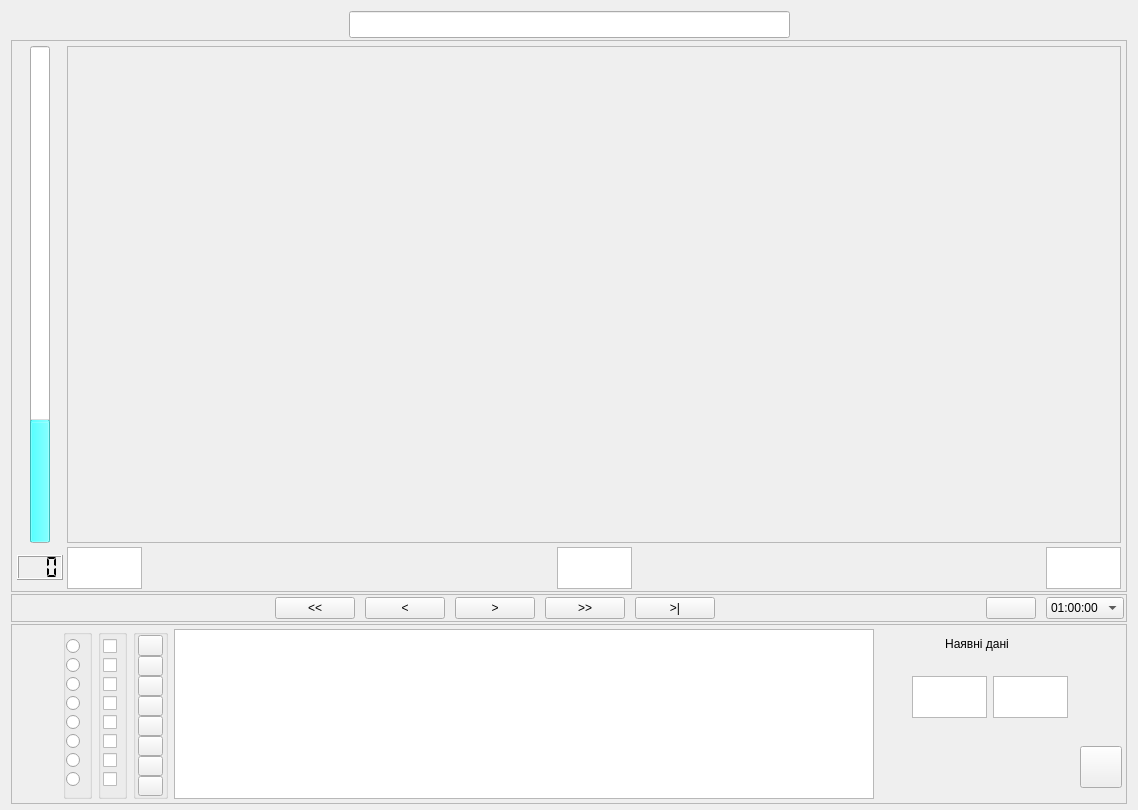
<ui version="4.0" >
 <class>Trend</class>
 <widget class="QWidget" name="Trend" >
  <property name="geometry" >
   <rect>
    <x>0</x>
    <y>0</y>
    <width>1138</width>
    <height>810</height>
   </rect>
  </property>
  <property name="minimumSize" >
   <size>
    <width>800</width>
    <height>600</height>
   </size>
  </property>
  <property name="maximumSize" >
   <size>
    <width>2560</width>
    <height>1600</height>
   </size>
  </property>
  <property name="windowTitle" >
   <string>Перегляд трендів</string>
  </property>
  <layout class="QGridLayout" >
   <property name="bottomMargin" >
    <number>6</number>
   </property>
   <property name="spacing" >
    <number>2</number>
   </property>
   <item row="0" column="0" >
    <spacer>
     <property name="orientation" >
      <enum>Qt::Horizontal</enum>
     </property>
     <property name="sizeHint" stdset="0" >
      <size>
       <width>274</width>
       <height>20</height>
      </size>
     </property>
    </spacer>
   </item>
   <item row="0" column="1" >
    <widget class="QLineEdit" name="trendHead" >
     <property name="sizePolicy" >
      <sizepolicy vsizetype="Fixed" hsizetype="Fixed" >
       <horstretch>0</horstretch>
       <verstretch>0</verstretch>
      </sizepolicy>
     </property>
     <property name="minimumSize" >
      <size>
       <width>441</width>
       <height>0</height>
      </size>
     </property>
     <property name="maximumSize" >
      <size>
       <width>441</width>
       <height>30</height>
      </size>
     </property>
     <property name="font" >
      <font>
       <pointsize>12</pointsize>
      </font>
     </property>
     <property name="alignment" >
      <set>Qt::AlignCenter</set>
     </property>
     <property name="readOnly" >
      <bool>true</bool>
     </property>
    </widget>
   </item>
   <item row="0" column="2" >
    <spacer>
     <property name="orientation" >
      <enum>Qt::Horizontal</enum>
     </property>
     <property name="sizeHint" stdset="0" >
      <size>
       <width>273</width>
       <height>20</height>
      </size>
     </property>
    </spacer>
   </item>
   <item row="1" column="0" colspan="3" >
    <widget class="QFrame" name="frame" >
     <property name="sizePolicy" >
      <sizepolicy vsizetype="Expanding" hsizetype="Expanding" >
       <horstretch>0</horstretch>
       <verstretch>0</verstretch>
      </sizepolicy>
     </property>
     <property name="frameShape" >
      <enum>QFrame::StyledPanel</enum>
     </property>
     <property name="frameShadow" >
      <enum>QFrame::Raised</enum>
     </property>
     <layout class="QGridLayout" >
      <property name="leftMargin" >
       <number>5</number>
      </property>
      <property name="topMargin" >
       <number>5</number>
      </property>
      <property name="rightMargin" >
       <number>5</number>
      </property>
      <property name="bottomMargin" >
       <number>2</number>
      </property>
      <property name="spacing" >
       <number>4</number>
      </property>
      <item row="0" column="3" colspan="5" >
       <widget class="QFrame" name="trend" >
        <property name="sizePolicy" >
         <sizepolicy vsizetype="Preferred" hsizetype="Preferred" >
          <horstretch>2</horstretch>
          <verstretch>2</verstretch>
         </sizepolicy>
        </property>
        <property name="frameShape" >
         <enum>QFrame::StyledPanel</enum>
        </property>
        <property name="frameShadow" >
         <enum>QFrame::Raised</enum>
        </property>
       </widget>
      </item>
      <item row="0" column="1" >
       <widget class="QProgressBar" name="cursorVal" >
        <property name="sizePolicy" >
         <sizepolicy vsizetype="Expanding" hsizetype="Fixed" >
          <horstretch>0</horstretch>
          <verstretch>2</verstretch>
         </sizepolicy>
        </property>
        <property name="maximumSize" >
         <size>
          <width>20</width>
          <height>16777215</height>
         </size>
        </property>
        <property name="palette" >
         <palette>
          <active>
           <colorrole role="Highlight" >
            <brush brushstyle="SolidPattern" >
             <color alpha="255" >
              <red>85</red>
              <green>255</green>
              <blue>255</blue>
             </color>
            </brush>
           </colorrole>
          </active>
          <inactive>
           <colorrole role="Highlight" >
            <brush brushstyle="SolidPattern" >
             <color alpha="255" >
              <red>85</red>
              <green>255</green>
              <blue>255</blue>
             </color>
            </brush>
           </colorrole>
          </inactive>
          <disabled>
           <colorrole role="Highlight" >
            <brush brushstyle="SolidPattern" >
             <color alpha="255" >
              <red>196</red>
              <green>196</green>
              <blue>196</blue>
             </color>
            </brush>
           </colorrole>
          </disabled>
         </palette>
        </property>
        <property name="value" >
         <number>24</number>
        </property>
        <property name="textVisible" >
         <bool>false</bool>
        </property>
        <property name="orientation" >
         <enum>Qt::Vertical</enum>
        </property>
       </widget>
      </item>
      <item row="1" column="5" >
       <widget class="QTextBrowser" name="cursorDate" >
        <property name="sizePolicy" >
         <sizepolicy vsizetype="Maximum" hsizetype="Preferred" >
          <horstretch>1</horstretch>
          <verstretch>1</verstretch>
         </sizepolicy>
        </property>
        <property name="maximumSize" >
         <size>
          <width>75</width>
          <height>42</height>
         </size>
        </property>
        <property name="verticalScrollBarPolicy" >
         <enum>Qt::ScrollBarAlwaysOff</enum>
        </property>
        <property name="horizontalScrollBarPolicy" >
         <enum>Qt::ScrollBarAlwaysOff</enum>
        </property>
        <property name="acceptRichText" >
         <bool>false</bool>
        </property>
        <property name="textInteractionFlags" >
         <set>Qt::NoTextInteraction</set>
        </property>
        <property name="openLinks" >
         <bool>false</bool>
        </property>
       </widget>
      </item>
      <item row="1" column="7" >
       <widget class="QTextBrowser" name="stopDate" >
        <property name="sizePolicy" >
         <sizepolicy vsizetype="Maximum" hsizetype="Preferred" >
          <horstretch>1</horstretch>
          <verstretch>1</verstretch>
         </sizepolicy>
        </property>
        <property name="maximumSize" >
         <size>
          <width>75</width>
          <height>42</height>
         </size>
        </property>
        <property name="verticalScrollBarPolicy" >
         <enum>Qt::ScrollBarAlwaysOff</enum>
        </property>
        <property name="horizontalScrollBarPolicy" >
         <enum>Qt::ScrollBarAlwaysOff</enum>
        </property>
        <property name="acceptRichText" >
         <bool>false</bool>
        </property>
        <property name="textInteractionFlags" >
         <set>Qt::NoTextInteraction</set>
        </property>
        <property name="openLinks" >
         <bool>false</bool>
        </property>
       </widget>
      </item>
      <item row="1" column="4" >
       <spacer>
        <property name="orientation" >
         <enum>Qt::Horizontal</enum>
        </property>
        <property name="sizeHint" stdset="0" >
         <size>
          <width>40</width>
          <height>20</height>
         </size>
        </property>
       </spacer>
      </item>
      <item row="1" column="6" >
       <spacer>
        <property name="orientation" >
         <enum>Qt::Horizontal</enum>
        </property>
        <property name="sizeHint" stdset="0" >
         <size>
          <width>40</width>
          <height>20</height>
         </size>
        </property>
       </spacer>
      </item>
      <item row="1" column="3" >
       <widget class="QTextBrowser" name="startDate" >
        <property name="sizePolicy" >
         <sizepolicy vsizetype="Fixed" hsizetype="Ignored" >
          <horstretch>1</horstretch>
          <verstretch>1</verstretch>
         </sizepolicy>
        </property>
        <property name="maximumSize" >
         <size>
          <width>75</width>
          <height>42</height>
         </size>
        </property>
        <property name="verticalScrollBarPolicy" >
         <enum>Qt::ScrollBarAlwaysOff</enum>
        </property>
        <property name="horizontalScrollBarPolicy" >
         <enum>Qt::ScrollBarAlwaysOff</enum>
        </property>
        <property name="acceptRichText" >
         <bool>false</bool>
        </property>
        <property name="textInteractionFlags" >
         <set>Qt::NoTextInteraction</set>
        </property>
        <property name="openLinks" >
         <bool>false</bool>
        </property>
       </widget>
      </item>
      <item row="1" column="0" colspan="3" >
       <widget class="QLCDNumber" name="cursorLCD" >
        <property name="maximumSize" >
         <size>
          <width>50</width>
          <height>25</height>
         </size>
        </property>
        <property name="numDigits" >
         <number>3</number>
        </property>
        <property name="segmentStyle" >
         <enum>QLCDNumber::Flat</enum>
        </property>
       </widget>
      </item>
      <item row="0" column="0" >
       <spacer>
        <property name="orientation" >
         <enum>Qt::Horizontal</enum>
        </property>
        <property name="sizeHint" stdset="0" >
         <size>
          <width>0</width>
          <height>20</height>
         </size>
        </property>
       </spacer>
      </item>
      <item row="0" column="2" >
       <spacer>
        <property name="orientation" >
         <enum>Qt::Horizontal</enum>
        </property>
        <property name="sizeHint" stdset="0" >
         <size>
          <width>0</width>
          <height>20</height>
         </size>
        </property>
       </spacer>
      </item>
     </layout>
    </widget>
   </item>
   <item row="2" column="0" colspan="3" >
    <widget class="QFrame" name="navigation" >
     <property name="maximumSize" >
      <size>
       <width>16777215</width>
       <height>45</height>
      </size>
     </property>
     <property name="frameShape" >
      <enum>QFrame::StyledPanel</enum>
     </property>
     <property name="frameShadow" >
      <enum>QFrame::Raised</enum>
     </property>
     <layout class="QHBoxLayout" >
      <property name="spacing" >
       <number>10</number>
      </property>
      <property name="margin" >
       <number>2</number>
      </property>
      <item>
       <spacer>
        <property name="orientation" >
         <enum>Qt::Horizontal</enum>
        </property>
        <property name="sizeHint" stdset="0" >
         <size>
          <width>195</width>
          <height>20</height>
         </size>
        </property>
       </spacer>
      </item>
      <item>
       <widget class="QPushButton" name="backward" >
        <property name="text" >
         <string>&lt;&lt;</string>
        </property>
       </widget>
      </item>
      <item>
       <widget class="QPushButton" name="backwardHalf" >
        <property name="text" >
         <string>&lt;</string>
        </property>
       </widget>
      </item>
      <item>
       <widget class="QPushButton" name="forwardHalf" >
        <property name="text" >
         <string>></string>
        </property>
       </widget>
      </item>
      <item>
       <widget class="QPushButton" name="forward" >
        <property name="text" >
         <string>>></string>
        </property>
       </widget>
      </item>
      <item>
       <widget class="QPushButton" name="last" >
        <property name="text" >
         <string>>|</string>
        </property>
       </widget>
      </item>
      <item>
       <spacer>
        <property name="orientation" >
         <enum>Qt::Horizontal</enum>
        </property>
        <property name="sizeHint" stdset="0" >
         <size>
          <width>194</width>
          <height>20</height>
         </size>
        </property>
       </spacer>
      </item>
      <item>
       <widget class="QPushButton" name="calendarButton" >
        <property name="minimumSize" >
         <size>
          <width>50</width>
          <height>0</height>
         </size>
        </property>
        <property name="text" >
         <string/>
        </property>
        <property name="icon" >
         <iconset resource="picture.qrc" >
          <normaloff>:/butons/pict/calendar_48x48.png</normaloff>:/butons/pict/calendar_48x48.png</iconset>
        </property>
       </widget>
      </item>
      <item>
       <widget class="QComboBox" name="Interval" >
        <property name="currentIndex" >
         <number>2</number>
        </property>
        <property name="insertPolicy" >
         <enum>QComboBox::NoInsert</enum>
        </property>
        <item>
         <property name="text" >
          <string>00:15:00</string>
         </property>
        </item>
        <item>
         <property name="text" >
          <string>00:30:00</string>
         </property>
        </item>
        <item>
         <property name="text" >
          <string>01:00:00</string>
         </property>
        </item>
        <item>
         <property name="text" >
          <string>02:00:00</string>
         </property>
        </item>
        <item>
         <property name="text" >
          <string>04:00:00</string>
         </property>
        </item>
        <item>
         <property name="text" >
          <string>06:00:00</string>
         </property>
        </item>
        <item>
         <property name="text" >
          <string>12:00:00</string>
         </property>
        </item>
       </widget>
      </item>
     </layout>
    </widget>
   </item>
   <item row="3" column="0" colspan="3" >
    <widget class="QFrame" name="view" >
     <property name="maximumSize" >
      <size>
       <width>16777215</width>
       <height>180</height>
      </size>
     </property>
     <property name="frameShape" >
      <enum>QFrame::StyledPanel</enum>
     </property>
     <property name="frameShadow" >
      <enum>QFrame::Raised</enum>
     </property>
     <layout class="QGridLayout" >
      <property name="margin" >
       <number>4</number>
      </property>
      <item rowspan="5" row="0" column="1" >
       <widget class="QGroupBox" name="plotSelect" >
        <property name="sizePolicy" >
         <sizepolicy vsizetype="Minimum" hsizetype="Minimum" >
          <horstretch>0</horstretch>
          <verstretch>0</verstretch>
         </sizepolicy>
        </property>
        <property name="maximumSize" >
         <size>
          <width>16777215</width>
          <height>16777215</height>
         </size>
        </property>
        <property name="title" >
         <string/>
        </property>
        <property name="alignment" >
         <set>Qt::AlignCenter</set>
        </property>
        <layout class="QVBoxLayout" >
         <property name="spacing" >
          <number>0</number>
         </property>
         <property name="leftMargin" >
          <number>0</number>
         </property>
         <property name="topMargin" >
          <number>0</number>
         </property>
         <property name="rightMargin" >
          <number>2</number>
         </property>
         <property name="bottomMargin" >
          <number>0</number>
         </property>
         <item>
          <widget class="QRadioButton" name="ps_0" >
           <property name="text" >
            <string/>
           </property>
          </widget>
         </item>
         <item>
          <widget class="QRadioButton" name="ps_1" >
           <property name="text" >
            <string/>
           </property>
          </widget>
         </item>
         <item>
          <widget class="QRadioButton" name="ps_2" >
           <property name="text" >
            <string/>
           </property>
          </widget>
         </item>
         <item>
          <widget class="QRadioButton" name="ps_3" >
           <property name="text" >
            <string/>
           </property>
          </widget>
         </item>
         <item>
          <widget class="QRadioButton" name="ps_4" >
           <property name="text" >
            <string/>
           </property>
          </widget>
         </item>
         <item>
          <widget class="QRadioButton" name="ps_5" >
           <property name="text" >
            <string/>
           </property>
          </widget>
         </item>
         <item>
          <widget class="QRadioButton" name="ps_6" >
           <property name="text" >
            <string/>
           </property>
          </widget>
         </item>
         <item>
          <widget class="QRadioButton" name="ps_7" >
           <property name="text" >
            <string/>
           </property>
          </widget>
         </item>
        </layout>
       </widget>
      </item>
      <item rowspan="5" row="0" column="2" >
       <widget class="QGroupBox" name="selectedBox" >
        <property name="sizePolicy" >
         <sizepolicy vsizetype="Preferred" hsizetype="Maximum" >
          <horstretch>0</horstretch>
          <verstretch>0</verstretch>
         </sizepolicy>
        </property>
        <property name="minimumSize" >
         <size>
          <width>0</width>
          <height>0</height>
         </size>
        </property>
        <property name="maximumSize" >
         <size>
          <width>16777215</width>
          <height>16777215</height>
         </size>
        </property>
        <property name="title" >
         <string/>
        </property>
        <layout class="QVBoxLayout" >
         <property name="spacing" >
          <number>0</number>
         </property>
         <property name="leftMargin" >
          <number>2</number>
         </property>
         <property name="topMargin" >
          <number>0</number>
         </property>
         <property name="rightMargin" >
          <number>2</number>
         </property>
         <property name="bottomMargin" >
          <number>0</number>
         </property>
         <item>
          <widget class="QCheckBox" name="pv_0" >
           <property name="text" >
            <string/>
           </property>
          </widget>
         </item>
         <item>
          <widget class="QCheckBox" name="pv_1" >
           <property name="text" >
            <string/>
           </property>
          </widget>
         </item>
         <item>
          <widget class="QCheckBox" name="pv_2" >
           <property name="text" >
            <string/>
           </property>
          </widget>
         </item>
         <item>
          <widget class="QCheckBox" name="pv_3" >
           <property name="text" >
            <string/>
           </property>
          </widget>
         </item>
         <item>
          <widget class="QCheckBox" name="pv_4" >
           <property name="text" >
            <string/>
           </property>
          </widget>
         </item>
         <item>
          <widget class="QCheckBox" name="pv_5" >
           <property name="text" >
            <string/>
           </property>
          </widget>
         </item>
         <item>
          <widget class="QCheckBox" name="pv_6" >
           <property name="text" >
            <string/>
           </property>
          </widget>
         </item>
         <item>
          <widget class="QCheckBox" name="pv_7" >
           <property name="text" >
            <string/>
           </property>
          </widget>
         </item>
        </layout>
       </widget>
      </item>
      <item rowspan="5" row="0" column="3" >
       <widget class="QGroupBox" name="colorBox" >
        <property name="sizePolicy" >
         <sizepolicy vsizetype="Preferred" hsizetype="Fixed" >
          <horstretch>0</horstretch>
          <verstretch>0</verstretch>
         </sizepolicy>
        </property>
        <property name="minimumSize" >
         <size>
          <width>0</width>
          <height>0</height>
         </size>
        </property>
        <property name="maximumSize" >
         <size>
          <width>35</width>
          <height>16777215</height>
         </size>
        </property>
        <property name="title" >
         <string/>
        </property>
        <layout class="QVBoxLayout" >
         <property name="spacing" >
          <number>0</number>
         </property>
         <property name="leftMargin" >
          <number>2</number>
         </property>
         <property name="topMargin" >
          <number>0</number>
         </property>
         <property name="rightMargin" >
          <number>2</number>
         </property>
         <property name="bottomMargin" >
          <number>0</number>
         </property>
         <item>
          <widget class="QPushButton" name="pc_0" >
           <property name="text" >
            <string/>
           </property>
          </widget>
         </item>
         <item>
          <widget class="QPushButton" name="pc_1" >
           <property name="text" >
            <string/>
           </property>
          </widget>
         </item>
         <item>
          <widget class="QPushButton" name="pc_2" >
           <property name="text" >
            <string/>
           </property>
          </widget>
         </item>
         <item>
          <widget class="QPushButton" name="pc_3" >
           <property name="text" >
            <string/>
           </property>
          </widget>
         </item>
         <item>
          <widget class="QPushButton" name="pc_4" >
           <property name="text" >
            <string/>
           </property>
          </widget>
         </item>
         <item>
          <widget class="QPushButton" name="pc_5" >
           <property name="text" >
            <string/>
           </property>
          </widget>
         </item>
         <item>
          <widget class="QPushButton" name="pc_6" >
           <property name="text" >
            <string/>
           </property>
          </widget>
         </item>
         <item>
          <widget class="QPushButton" name="pc_7" >
           <property name="text" >
            <string/>
           </property>
          </widget>
         </item>
        </layout>
       </widget>
      </item>
      <item row="0" column="5" colspan="4" >
       <widget class="QLabel" name="label" >
        <property name="minimumSize" >
         <size>
          <width>0</width>
          <height>30</height>
         </size>
        </property>
        <property name="text" >
         <string>Наявні дані</string>
        </property>
        <property name="alignment" >
         <set>Qt::AlignCenter</set>
        </property>
       </widget>
      </item>
      <item rowspan="3" row="0" column="9" >
       <spacer>
        <property name="orientation" >
         <enum>Qt::Vertical</enum>
        </property>
        <property name="sizeType" >
         <enum>QSizePolicy::Expanding</enum>
        </property>
        <property name="sizeHint" stdset="0" >
         <size>
          <width>39</width>
          <height>20</height>
         </size>
        </property>
       </spacer>
      </item>
      <item rowspan="5" row="0" column="0" >
       <spacer>
        <property name="orientation" >
         <enum>Qt::Horizontal</enum>
        </property>
        <property name="sizeType" >
         <enum>QSizePolicy::Expanding</enum>
        </property>
        <property name="sizeHint" stdset="0" >
         <size>
          <width>47</width>
          <height>39</height>
         </size>
        </property>
       </spacer>
      </item>
      <item rowspan="4" row="1" column="5" >
       <spacer>
        <property name="orientation" >
         <enum>Qt::Horizontal</enum>
        </property>
        <property name="sizeType" >
         <enum>QSizePolicy::Expanding</enum>
        </property>
        <property name="sizeHint" stdset="0" >
         <size>
          <width>10</width>
          <height>139</height>
         </size>
        </property>
       </spacer>
      </item>
      <item rowspan="2" row="1" column="6" >
       <widget class="QTextBrowser" name="db_startDate" >
        <property name="sizePolicy" >
         <sizepolicy vsizetype="Fixed" hsizetype="Fixed" >
          <horstretch>1</horstretch>
          <verstretch>1</verstretch>
         </sizepolicy>
        </property>
        <property name="minimumSize" >
         <size>
          <width>75</width>
          <height>42</height>
         </size>
        </property>
        <property name="maximumSize" >
         <size>
          <width>75</width>
          <height>42</height>
         </size>
        </property>
        <property name="verticalScrollBarPolicy" >
         <enum>Qt::ScrollBarAlwaysOff</enum>
        </property>
        <property name="horizontalScrollBarPolicy" >
         <enum>Qt::ScrollBarAsNeeded</enum>
        </property>
        <property name="acceptRichText" >
         <bool>false</bool>
        </property>
        <property name="textInteractionFlags" >
         <set>Qt::NoTextInteraction</set>
        </property>
        <property name="openLinks" >
         <bool>false</bool>
        </property>
       </widget>
      </item>
      <item rowspan="2" row="1" column="7" >
       <widget class="QTextBrowser" name="db_stopDate" >
        <property name="sizePolicy" >
         <sizepolicy vsizetype="Fixed" hsizetype="Fixed" >
          <horstretch>1</horstretch>
          <verstretch>1</verstretch>
         </sizepolicy>
        </property>
        <property name="minimumSize" >
         <size>
          <width>75</width>
          <height>42</height>
         </size>
        </property>
        <property name="maximumSize" >
         <size>
          <width>75</width>
          <height>42</height>
         </size>
        </property>
        <property name="verticalScrollBarPolicy" >
         <enum>Qt::ScrollBarAlwaysOff</enum>
        </property>
        <property name="horizontalScrollBarPolicy" >
         <enum>Qt::ScrollBarAsNeeded</enum>
        </property>
        <property name="acceptRichText" >
         <bool>false</bool>
        </property>
        <property name="textInteractionFlags" >
         <set>Qt::NoTextInteraction</set>
        </property>
        <property name="openLinks" >
         <bool>false</bool>
        </property>
       </widget>
      </item>
      <item rowspan="2" row="3" column="9" >
       <widget class="QPushButton" name="Exit" >
        <property name="minimumSize" >
         <size>
          <width>42</width>
          <height>42</height>
         </size>
        </property>
        <property name="maximumSize" >
         <size>
          <width>42</width>
          <height>42</height>
         </size>
        </property>
        <property name="icon" >
         <iconset resource="picture.qrc" >
          <normaloff>:/butons/pict/exit_32x32.png</normaloff>:/butons/pict/exit_32x32.png</iconset>
        </property>
        <property name="iconSize" >
         <size>
          <width>32</width>
          <height>32</height>
         </size>
        </property>
       </widget>
      </item>
      <item rowspan="5" row="0" column="4" >
       <widget class="QTableWidget" name="twAgr" >
        <property name="sizePolicy" >
         <sizepolicy vsizetype="Preferred" hsizetype="Preferred" >
          <horstretch>0</horstretch>
          <verstretch>0</verstretch>
         </sizepolicy>
        </property>
        <property name="minimumSize" >
         <size>
          <width>700</width>
          <height>0</height>
         </size>
        </property>
        <property name="maximumSize" >
         <size>
          <width>16777215</width>
          <height>16777215</height>
         </size>
        </property>
        <property name="verticalScrollBarPolicy" >
         <enum>Qt::ScrollBarAlwaysOff</enum>
        </property>
        <property name="horizontalScrollBarPolicy" >
         <enum>Qt::ScrollBarAlwaysOff</enum>
        </property>
       </widget>
      </item>
     </layout>
    </widget>
   </item>
  </layout>
 </widget>
 <resources>
  <include location="picture.qrc" />
 </resources>
 <connections>
  <connection>
   <sender>Exit</sender>
   <signal>clicked()</signal>
   <receiver>Trend</receiver>
   <slot>close()</slot>
   <hints>
    <hint type="sourcelabel" >
     <x>989</x>
     <y>733</y>
    </hint>
    <hint type="destinationlabel" >
     <x>511</x>
     <y>383</y>
    </hint>
   </hints>
  </connection>
 </connections>
</ui>
